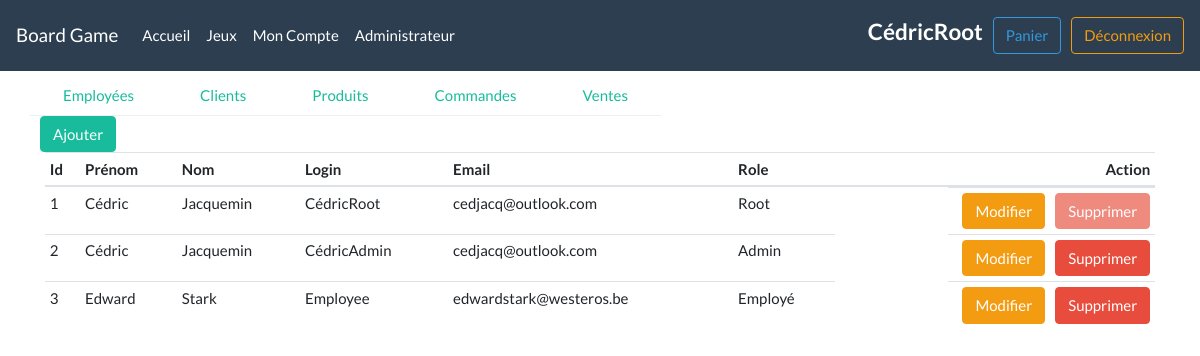
Screenshot of /admin?case=employee (signed in) with the database file from the repository.
### tables this page shows
CREATE TABLE `users`(
id INT AUTO_INCREMENT PRIMARY KEY,
firstName VARCHAR(50) NOT NULL,
lastName VARCHAR(50) NOT NULL,
login VARCHAR(50) NOT NULL UNIQUE,
passwordUser VARCHAR(100) NOT NULL,
email VARCHAR(100),
roleId INT NOT NULL DEFAULT 4,
FOREIGN KEY (roleId) REFERENCES roles (id)
);

### models/user.php (called while the page is built, shortened)
<?php
class User{
	private $id;
	private $firstName;
	private $lastName;
	private $login;
	private $email;
  private $roleId;
  public static function getAllUsers(int $role){
    $pdo = DataBase::connect();
    if($role == 1){
      $response = $pdo->query("SELECT * FROM users WHERE roleId <= 3");
      $response->setFetchMode( PDO::FETCH_CLASS, "User");
      $data = $response->fetchAll();
    }
    else if($role == 2){
      $response = $pdo->query("SELECT * FROM users WHERE roleId LIKE 4");
      $response->setFetchMode(PDO::FETCH_CLASS, "User");
      $data = $response->fetchAll();
    }
    return $data;
  }
  public static function roleConvert(int $role){
    switch($role){
      case 1:
        return 'Root';
        break;
      case 2:
        return 'Admin';
        break;
      case 3:
        return 'Employé';
        break;
    }
  }
  public function getId(){
    return $this->id;
  }
  public function getFirstName(){
    return $this->firstName;
  }
  public function getLastName(){
    return $this->lastName;
  }
	public function getLogin(){
		return $this->login;
  }
  public function getEmail(){
    return $this->email;
  }
  public function getRoleId(){
    return $this->roleId;
  }
}
?>

### views/employee.php (the view, shortened to what this page needs)
<div class="row">
  <div class="col-0">
<?php
  if($_SESSION['roleId'] <= 2){
    echo '<a href="employee?action=create"><button type="button" class="btn btn-success">Ajouter</button> </a>';
  }
  else {
    echo '<button type="button" class="btn btn-success disabled">Ajouter</button>';
  }
?>
  </div>
</div>
<table class="table table-sm">
  <thead>
    <tr>
      <th scope="col">Id</th>
      <th scope="col">Prénom</th>
      <th scope="col">Nom</th>
      <th scope="col">Login</th>
      <th scope="col">Email</th>
      <th scope="col">Role</th>
      <th scope="col" class="tr-right">Action</th>
    </tr>
  </thead>
  <tbody>
<?php
$row = FALSE;
foreach($user as $line){
  if($row == FALSE){
    echo '<tr> <td>' .
    $line->getId() . '</td> <td>' .
    $line->getFirstName() . '</td> <td>' .
    $line->getLastName() . '</td> <td>' .
    $line->getLogin() . '</td> <td>' .
    $line->getEmail() . '</td> <td>' .
    $role = User::roleConvert($line->getRoleId()) . '</td> <td class="td-right">';
    if($_SESSION['roleId'] <= 2 && $_SESSION['roleId'] <= $line->getRoleId()){
      echo '<a href="employee?action=modify&id='. $line->getId() .'"><button type="button" class="btn btn-warning"> Modifier</button></a>';
    }
    else{
      echo '<button type="button" class="btn btn-warning disabled"> Modifier</button>';
    }
    if($_SESSION['login'] != $line->getLogin() && $_SESSION['roleId'] <= $line->getRoleId() && $_SESSION['roleId'] != 3){
      echo '<a href="employee?action=delete&id='. $line->getId() .'"><button type="button" class="btn btn-danger"> Supprimer</button></a>';
    }
    else {
      echo '<button type="button" class="btn btn-danger disabled"> Supprimer</button>';
    }
    echo '</td> </tr>';
  }
  if($row == TRUE){
    echo '<tr> <td>' .
    $line->getId() . '</td> <td>' .
    $line->getFirstName() . '</td> <td>' .
    $line->getLastName() . '</td> <td>' .
    $line->getLogin() . '</td> <td>' .
    $line->getEmail() . '</td> <td>' .
    $role = User::roleConvert($line->getRoleId()) . '</td> <td class="td-right">';
    if($_SESSION['roleId'] <= 2 && $_SESSION['roleId'] <= $line->getRoleId()){
      echo '<a href="employee?action=modify&id='. $line->getId() .'"><button type="button" class="btn btn-warning"> Modifier</button></a>';
    }
    else{
      echo '<button type="button" class="btn btn-warning disabled"> Modifier</button>';
    }
    if($_SESSION['login'] != $line->getLogin() && $_SESSION['roleId'] <= $line->getRoleId() && $_SESSION['roleId'] != 3){
      echo '<a href="employee?action=delete&id='. $line->getId() .'"><button type="button" class="btn btn-danger"> Supprimer</button></a>';
    }
    else {
      echo '<button type="button" class="btn btn-danger disabled"> Supprimer</button>';
    }
    echo '</td> </tr>';
  }
  if($row == FALSE){
    $row = TRUE;
  }
  else{
    $row = FALSE;
  }
}
?>
  </tbody>
</table>

### style.css (style rules this page uses)
.td-right { float: right; border: none; }
.tr-right { text-align: right; }
button { margin-left: 10px; }

### rows the page displays
users: id "1", firstName "Cédric", lastName "Jacquemin", login "CédricRoot", email "cedjacq@outlook.com", roleId "Root", shows "Supprimer"
users: id "2", firstName "Cédric", lastName "Jacquemin", login "CédricAdmin", email "cedjacq@outlook.com", roleId "Admin"
users: id "3", firstName "Edward", lastName "Stark", login "Employee", email "edwardstark@westeros.be", roleId "Employé"

### other values shown
$_SESSION['login'] "CédricRoot"
